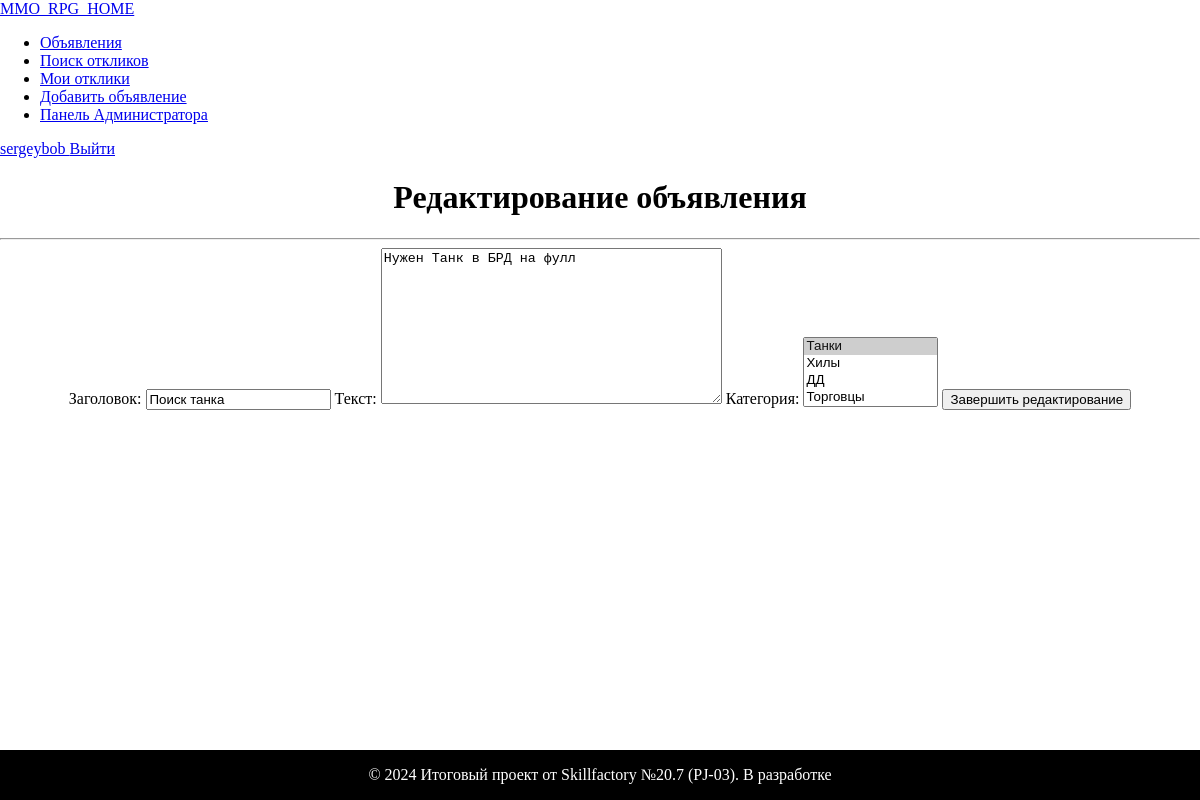
/edit/1/ (signed in), run on the app's committed database.
### mmonews/models.py (models this page shows, shortened)
class User(AbstractUser):
    code = models.CharField(max_length=15, blank=True, null=True)

class Post(models.Model):
    author = models.ForeignKey(User, on_delete=models.CASCADE)
    title = models.CharField(max_length=255, default='Заголовок')
    text = models.TextField(default='Текст объявления')
    datetime_post = models.DateTimeField(auto_now_add=True)
    category = models.ManyToManyField(Category, through='PostCategory')

### mmonews/views.py (the view)
# urls.py: path('edit/<int:pk>/', PostUpdateView.as_view(), name='post_update'),
class PostUpdateView(LoginRequiredMixin, UpdateView):
    model = Post
    model_search = Post
    template_name = 'mmonews/post_edit.html'
    form_class = PostForm
    def get_object(self, **kwargs):
        my_id = self.kwargs.get('pk')
        return Post.objects.get(pk=my_id)

### mmonews/forms.py
class PostForm(ModelForm):
    class Meta:
        model = Post
        fields = ['title', 'text', 'category', ]
        labels = {
            'title': 'Заголовок',
            'text': 'Текст',
            'category': 'Категория',
        }

### mmonews/current_time.py (called while the page is built)
def get_current_time(request):
    return {'current_time': datetime.now()}

### mmonews/models.py (called while the page is built)
    def __str__(self):
        return self.name

### templates/mmonews/post_edit.html (shortened to what this page needs)
{% extends 'flatpages/default.html' %}
{% block content %}
    <div style="text-align: center;">
        <h1>Редактирование объявления</h1>
        <hr>
        <form method="POST">
            {{ form }}
            <input type="submit" class="btn btn-success" value="Завершить редактирование">
        </form>
    </div>
{% endblock content %}

### templates/flatpages/default.html (shortened to what this page needs)
<!DOCTYPE html>
{% load i18n %}
{% load tz %}
<html lang="en">
<head>
    {% load static %}
    <link href="{% static 'css/styles.css' %}" rel="stylesheet"/>
    <link rel="stylesheet" href="https://cdn.jsdelivr.net/npm/bootstrap-icons@1.11.2/font/bootstrap-icons.min.css">
    {% include 'flatpages/current_time.html' %}
</head>
<body>
<header class="p-3 text-bg-dark">
    <div class="container">
        <nav class="d-flex flex-wrap align-items-center justify-content-center justify-content-lg-start">
            <nav class="navbar bg-body-tertiary">
                <div class="container-fluid">
                    <a class="navbar-brand text-white text-start ms-0" href="/">
                        MMO_RPG_HOME
                    </a>
                </div>
            </nav>
            <ul class="nav col-12 col-lg-auto me-lg-auto mb-2 justify-content-center mb-md-0 text-center">
                <li><a href="/posts/" class="nav-link px-2 text-white">Объявления</a></li>
                <li><a href="/search_response/" class="nav-link px-2 text-white">Поиск откликов</a></li>
                <li><a href="/search_my_response/" class="nav-link px-2 text-white">Мои отклики</a></li>
                <li><a href="/create/" class="nav-link px-2 text-white">Добавить объявление</a></li>
                <li><a href="/admin/" class="nav-link px-2 text-white">Панель Администратора</a></li>
            </ul>
            <div class="text-end d-flex align-items-center">
                {% if request.user.username %}
                <a href="{% url 'personal_account' pk=request.user.id %}"
                   class="link-body-emphasis text-decoration-none show me-2 text-white"
                   data-bs-toggle="dropdown" aria-expanded="true">
                    {{ request.user.username }}
                </a>
                <a href="/accounts/logout/" class="btn btn-warning me-2">Выйти</a>
                {% else %}
                <a href="/accounts/login/" class="btn btn-outline-light me-2">Войти</a>
                <a href="/accounts/signup/" class="btn btn-warning">Регистрация</a>
                {% endif %}
            </div>
        </nav>
    </div>
</header>
<div class="container">
    <div class="row">
        <div class="col-lg-12">
            {% block content %}
            {% endblock content %}
        </div>
    </div>
</div>
{% include 'flatpages/back_to_top.html' %}
{% include 'flatpages/footer.html' %}
</body>
</html>

### data on the page
User: user.username "sergeybob"
Post: title "Поиск танка", text "Нужен Танк в БРД на фулл"
